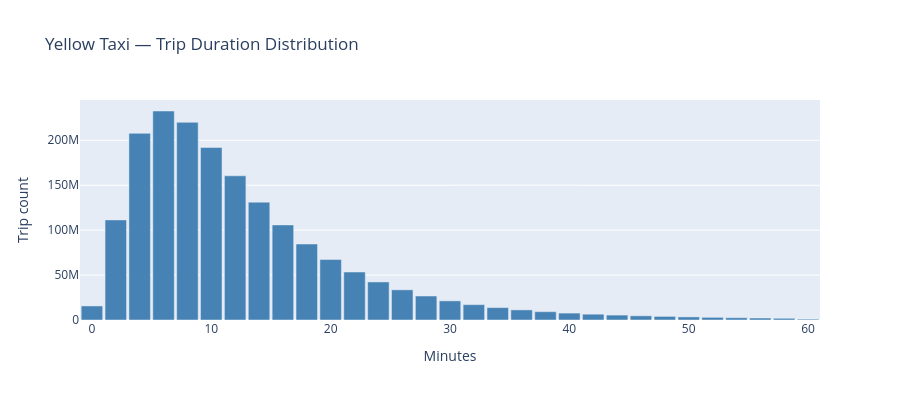

The notebook cell this image was saved under:
### Code cell
# Trip duration in minutes (derived from timestamps)
plot_histogram(con, """
    SELECT floor(duration_min / 2) * 2 AS bin_start, count(*) AS count
    FROM (
        SELECT
            date_diff('minute',
                CAST(trip_pickup_datetime AS TIMESTAMP),
                CAST(trip_dropoff_datetime AS TIMESTAMP)
            ) AS duration_min
        FROM yellow_trips
    )
    WHERE duration_min BETWEEN 1 AND 60
    GROUP BY bin_start ORDER BY bin_start
""", "Minutes", "Yellow Taxi — Trip Duration Distribution")

### Figure 1 — Plotly figure (JSON) as saved in the notebook; plotly's stock layout.template omitted (floating-point values rounded to 4 significant figures)
{"data": [{"marker": {"color": "steelblue"}, "type": "bar", "width": 1.8, "x": [0.0, 2.0, 4.0, 6.0, 8.0, 10.0, 12.0, 14.0, 16.0, 18.0, 20.0, 22.0, 24.0, 26.0, 28.0, 30.0, 32.0, 34.0, 36.0, 38.0, 40.0, 42.0, 44.0, 46.0, 48.0, 50.0, 52.0, 54.0, 56.0, 58.0, 60.0], "y": [15624880, 111394707, 207741854, 232577513, 220018400, 192019990, 160441141, 131124100, 105816062, 84565596, 67255683, 53390309, 42349929, 33588014, 26697907, 21293644, 17086746, 13801638, 11243064, 9246460, 7693574, 6464231, 5474212, 4663008, 3993292, 3433618, 2955373, 2550754, 2196578, 1893997, 958418]}], "layout": {"height": 400, "title": {"text": "Yellow Taxi — Trip Duration Distribution"}, "xaxis": {"title": {"text": "Minutes"}}, "yaxis": {"title": {"text": "Trip count"}}}}
